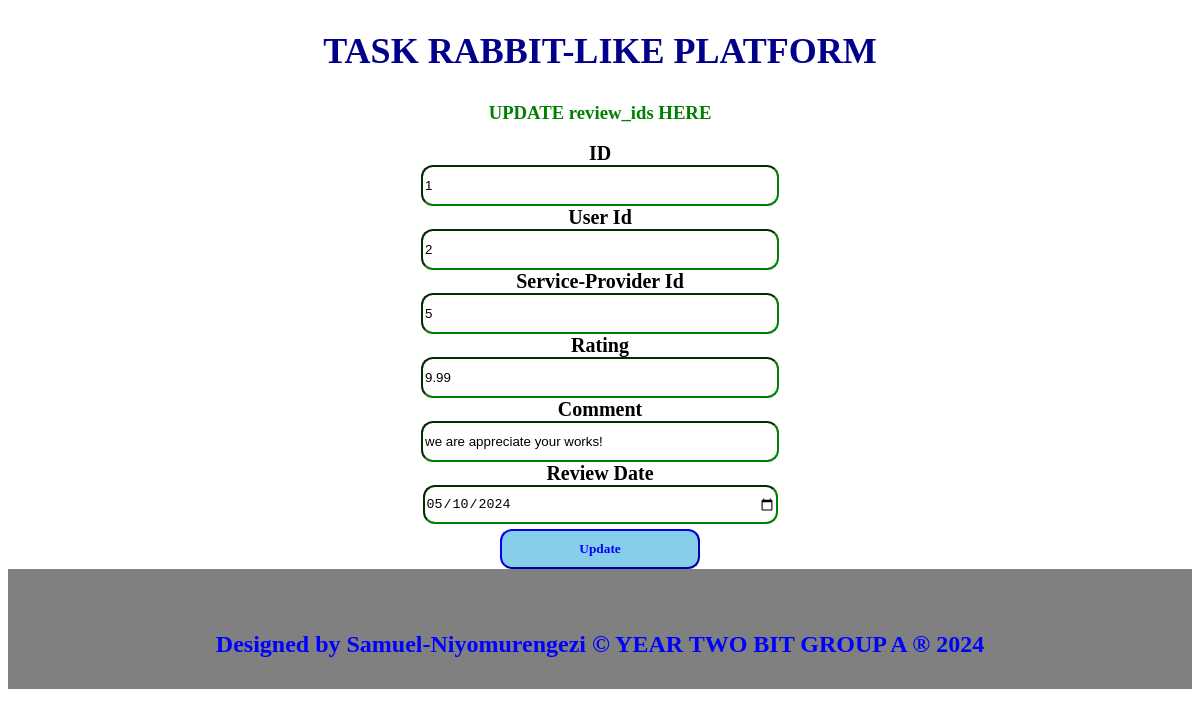
Screenshot of /review_edit.php?review_id=1 with the database file from the repository.
### tables this page shows
CREATE TABLE `reviews` (
  `review_id` int(11) NOT NULL,
  `user_id` int(11) DEFAULT NULL,
  `serviceprovider_id` int(11) DEFAULT NULL,
  `rating` decimal(3,2) NOT NULL,
  `comment` text DEFAULT NULL,
  `review_date` date NOT NULL DEFAULT curdate()
);

### review_edit.php (the view, shortened to what this page needs)
<?php
include "dbconnection.php";
if ($_SERVER['REQUEST_METHOD'] == 'GET') {
    $review_id = $_GET["review_id"];
    $sql = "SELECT * FROM reviews WHERE review_id=$review_id";
    $result = $connection->query($sql);
    if ($result->num_rows > 0) {
        $row = $result->fetch_assoc();
        $review_id = $row["review_id"];
        $user_id = $row["user_id"];
        $serviceprovider_id = $row["serviceprovider_id"];
        $rating = $row["rating"];
        $comment = $row["comment"];
        $review_date = $row["review_date"];
    } else {
        header("location: /taskrabbit-like platform/review_edit.php");
        exit;
    }
}
?>
<!DOCTYPE html>
<html>
<head>
    <link rel="stylesheet" type="text/css" href="./css/stylee.css" title="style1" media="screen,tv,print,handheld"/>
</head>
<body>
    <center>
        <h2>TASK RABBIT-LIKE PLATFORM</h2>
        <h3 style="color:green;">UPDATE review_ids HERE</h3>
        <section class="forms">
            <form method="POST">
                <label>ID</label><br>
                <input type="text" name="review_id" readonly class="input" value="<?php echo $review_id; ?>"><br>
                <label>User Id</label><br>
                <input type="text" name="user_id" class="input" value="<?php echo $user_id; ?>"><br>
                <label>Service-Provider Id</label><br>
                <input type="text" name="serviceprovider_id" class="input" value="<?php echo $serviceprovider_id; ?>"><br>
                <label>Rating</label><br>
                <input type="text" name="rating" readonly value="<?php echo $rating; ?>" class="input"><br>
                <label>Comment</label><br>
                <input type="text" name="comment" value="<?php echo $comment; ?>" class="input"><br>
                <label>Review Date</label><br>
                <input type="date" name="review_date" value="<?php echo $review_date; ?>" class="input"><br>
                <input type="submit" name="submit" value="Update" class="sb">
            </form>
        </section>
    </center>
    <footer>
        <p><h1>Designed by Samuel-Niyomurengezi &copy; YEAR TWO BIT GROUP A &reg; 2024</h1></p>
    </footer>
</body>
</html>

### css/stylee.css (style rules this page uses)
body { background-image: url('./images/image.png'); background-repeat: no-repeat; background-size: cover; }
label { font-family: century; font-weight: bold; font-size: 20px; }
h2 { font-family: Imprint MT Shadow; font-weight: bold; font-size:36px; color: blue; }
h1 { font-size: 24px; text-align: center; font-family: century; font-weight: bold; color: blue; }
h2 { font-family:Castellar; color: darkblue; }
label { font-family: elephant; font-size: 20px; }
.sb { font-family:Georgia; padding: 10px; border-color: blue; background-color: skyblue; width: 200px; margin-top: 5px; border-radius: 12px; font-weight: bold; color: blue; }
.input { width: 350px; height: 35px; border-radius: 12px; border-color: green; }
footer { color: white; height: 30px; text-align: center; margin-bottom: 5px; padding: 45px; background-color: gray; }

### rows the page displays
reviews: review_id "1", user_id "2", serviceprovider_id "5", rating "9.99", comment "we are appreciate your works!", review_date "05/10/2024"
